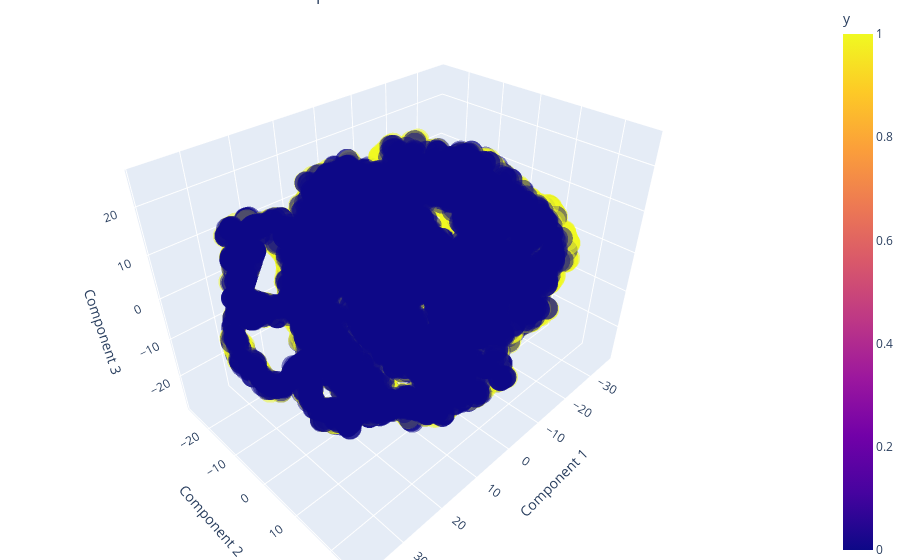

Notebook cell for this chart:
### Markdown cell above
Notice how there are no strong correlations between the features and the target variable. This suggests that the features might not be linearly related to the target, and more complex relationships might be at play, or that the features are not informative enough to predict the target variable.

It points at needing to use more advanced models to capture the underlying patterns in the data, rather than simple linear models.

## Reducing dimensionality for analysis

To further understand the data, we can reduce the dimensionality of the dataset using t-SNE (t-distributed Stochastic Neighbor Embedding). This technique is useful for visualizing high-dimensional data in 2D or 3D, allowing us to explore the data's structure and identify any clusters or patterns.

### Code cell
import plotly.express as px
from sklearn.manifold import TSNE

# Set up the t-SNE with 3 components for a 3D visualization
tsne = TSNE(n_components=3, random_state=42)

# Fit and transform the data
X_tsne = tsne.fit_transform(X_resampled)

# Create a DataFrame for better handling with Plotly
df_tsne = pd.DataFrame(X_tsne, columns=['Component 1', 'Component 2', 'Component 3'])
df_tsne['y'] = y_resampled  # Add the target variable for coloring

# Plot using Plotly Express with categorical colors
fig = px.scatter_3d(df_tsne, x='Component 1', y='Component 2', z='Component 3',
                    color='y',  # This column is now treated as categorical
                    color_discrete_sequence=px.colors.qualitative.Plotly,  # Using a qualitative color scale
                    opacity=0.5, size_max=10)

fig.update_layout(title='3D t-SNE visualization of the resampled data',
                  margin=dict(l=0, r=0, b=0, t=0))
fig.show()

### Figure 1 — Plotly figure (JSON) as saved in the notebook; plotly's stock layout.template omitted (floating-point values rounded to 4 significant figures; data arrays with more than 128 entries replaced by an {"elided": "..."} marker saying what was removed)
{"data": [{"hovertemplate": "Component 1=%{x}<br>Component 2=%{y}<br>Component 3=%{z}<br>y=%{marker.color}<extra></extra>", "legendgroup": "", "marker": {"color": {"elided": "24634 int values"}, "coloraxis": "coloraxis", "opacity": 0.5, "symbol": "circle"}, "mode": "markers", "name": "", "scene": "scene", "showlegend": false, "type": "scatter3d", "x": {"elided": "24634 float values"}, "y": {"elided": "24634 float values"}, "z": {"elided": "24634 float values"}}], "layout": {"coloraxis": {"colorbar": {"title": {"text": "y"}}, "colorscale": [[0, "#0d0887"], [0.1111, "#46039f"], [0.2222, "#7201a8"], [0.3333, "#9c179e"], [0.4444, "#bd3786"], [0.5556, "#d8576b"], [0.6667, "#ed7953"], [0.7778, "#fb9f3a"], [0.8889, "#fdca26"], [1, "#f0f921"]]}, "legend": {"tracegroupgap": 0}, "margin": {"b": 0, "l": 0, "r": 0, "t": 0}, "scene": {"domain": {"x": [0, 1], "y": [0, 1]}, "xaxis": {"title": {"text": "Component 1"}}, "yaxis": {"title": {"text": "Component 2"}}, "zaxis": {"title": {"text": "Component 3"}}}, "title": {"text": "3D t-SNE visualization of the resampled data"}}}
